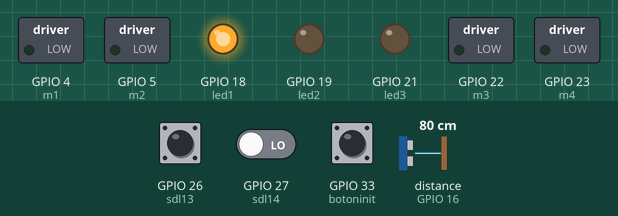
Simulated run of this sketch. Board: ESP32. Parts: switched loads named in the sketch (green lamp = pin HIGH), output pins drawn as LEDs (lit = HIGH). Dashed ring = blinking. The inputs (shaded band) are chosen by the test bench; at power-on: GPIO 33 (botoninit) LOW, GPIO 27 (sdl14) LOW, GPIO 26 (sdl13) HIGH, distance to the obstacle (sensor on GPIO 16) 80 cm. The echo pulse lasts 58.3 µs per cm; pins used as bus, display or sensor lines are not drawn.

Above: at 1.2 s.
1.3 s: GPIO 33 (botoninit) pulled HIGH for 0.15 s
At 1.55 s:
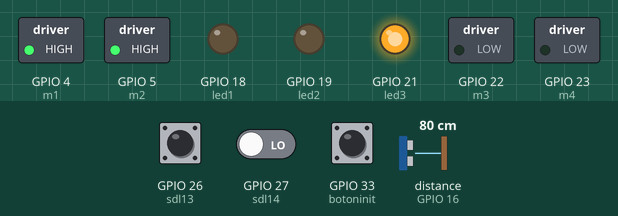
4.3 s: GPIO 27 (sdl14) driven HIGH
At 4.8 s:
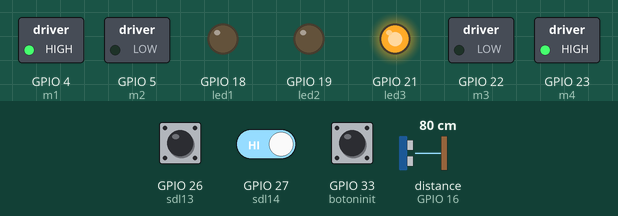
5.9 s: GPIO 27 (sdl14) driven LOW
At 6.05 s:
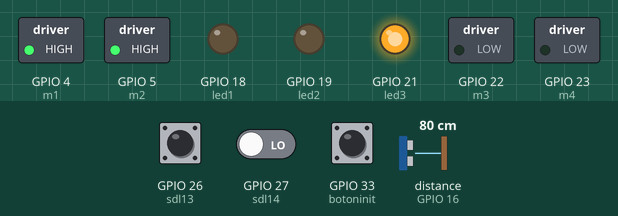
Timing chart, 0 to 14.9 s (numbered marks = the images above; inputs shaded):
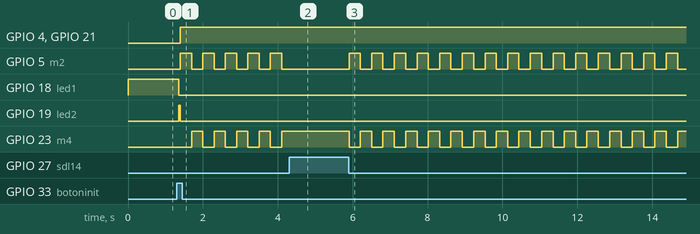

The sketch:

a.ino
```cpp
#include <Arduino.h>

// Pines
const int m1 = 4, m2 = 5, m3 = 22, m4 = 23; // L298N señales
const int sdl13 = 26, sdl14 = 27;  // Sensores de línea restantes
const int trigp = 17, echop = 16;
const int led1 = 18, led2 = 19, led3 = 21;
const int botoninit = 33;

float dis = 1000;
unsigned long startFightTime = 0; // Variables descriptivas para controlar el tiempo de pelea
bool fightEnabled = false;

enum State {
  WAITING,
  COUNTDOWN,
  EXPLOSIVE,
  SAFE_FIGHT
};
State robotState = WAITING;

// Funciones motores
void stopMotors(){
  digitalWrite(m1, LOW); digitalWrite(m2, LOW);
  digitalWrite(m3, LOW); digitalWrite(m4, LOW);
}

void forward(){
  digitalWrite(m1, LOW); digitalWrite(m2, LOW);
  digitalWrite(m3, HIGH); digitalWrite(m4, HIGH);
}

void backward(){
  digitalWrite(m1, HIGH); digitalWrite(m2, HIGH);
  digitalWrite(m3, LOW); digitalWrite(m4, LOW);
}

void turnRight(){
  digitalWrite(m1, HIGH); digitalWrite(m2, LOW);
  digitalWrite(m3, LOW);  digitalWrite(m4, HIGH);
}

void turnLeft(){
  digitalWrite(m1, LOW);  digitalWrite(m2, HIGH);
  digitalWrite(m3, HIGH); digitalWrite(m4, LOW);
}

// Función para leer los sensores de línea
bool checkLineSensor() {
  return (digitalRead(sdl13) == LOW || digitalRead(sdl14) == LOW);
}

// Función para leer el ultrasonido
float readUltrasonic() {
  digitalWrite(trigp, LOW);
  delayMicroseconds(2);
  digitalWrite(trigp, HIGH);
  delayMicroseconds(10);
  digitalWrite(trigp, LOW);

  unsigned long duration = pulseIn(echop, HIGH, 20000);
  if(duration > 0) return duration * 0.034 / 2;
  else return 200; // Si no se detecta nada
}

// Setup
void setup() {
  pinMode(m1, OUTPUT); pinMode(m2, OUTPUT);
  pinMode(m3, OUTPUT); pinMode(m4, OUTPUT);

  pinMode(sdl13, INPUT); pinMode(sdl14, INPUT);  // Sensores de línea
  pinMode(trigp, OUTPUT); pinMode(echop, INPUT);
  pinMode(led1, OUTPUT); pinMode(led2, OUTPUT); pinMode(led3, OUTPUT);
  pinMode(botoninit, INPUT);  // Botón de inicio

  Serial.begin(115200);  // Inicializa el puerto serial para depuración

  stopMotors();  // Detén los motores inicialmente
}

// Función para controlar el botón de inicio y las luces
void handleButtonAndLEDs() {
  if(digitalRead(botoninit) == HIGH && robotState == WAITING) {
    robotState = COUNTDOWN;
    digitalWrite(led1, HIGH); digitalWrite(led2, LOW); digitalWrite(led3, LOW);
    delay(50);
    digitalWrite(led1, LOW); digitalWrite(led2, HIGH);
    delay(50);

    fightEnabled = true;
    robotState = EXPLOSIVE;
    startFightTime = millis();
  }

  if(robotState == WAITING) {
    digitalWrite(led1, HIGH); digitalWrite(led2, LOW); digitalWrite(led3, LOW); // Rojo
  } else if(robotState == COUNTDOWN){
    digitalWrite(led1, LOW); digitalWrite(led2, HIGH); digitalWrite(led3, LOW); // Verde
  } else if(robotState == EXPLOSIVE || robotState == SAFE_FIGHT){
    digitalWrite(led1, LOW); digitalWrite(led2, LOW); digitalWrite(led3, HIGH); // Azul
  }
}

// Función para controlar el movimiento de acuerdo al estado de la pelea
void handleCombat() {
  if(!fightEnabled) {
    stopMotors();
    return;
  }

  if(robotState == EXPLOSIVE) {
    forward();
    if(millis() - startFightTime >= 2500) {
      robotState = SAFE_FIGHT;
    }
  } else if(robotState == SAFE_FIGHT) {
    dis = readUltrasonic();
    if(dis <= 30) {
      forward(); // Atacar
    } else {
      turnRight(); // Buscar al oponente
    }
  }
}

// Función para manejar los sensores de línea
void handleLineSensors() {
  if(checkLineSensor() && fightEnabled) {
    backward();
    delay(300);  // Retrocede 300ms
    turnRight();
    delay(300);  // Gira 300ms
  }
}

void loop() {
  handleButtonAndLEDs();  // Control del botón y LEDs
  handleCombat();         // Control del combate
  handleLineSensors();    // Control de los sensores de línea
}
```

Measured:
- after the input at 1.3 s, GPIO 4 (m1), GPIO 21 (led3): LOW → HIGH after 0.10 s; GPIO 5 (m2): alternates HIGH for 0.30 s and LOW for 0.30 s, starting after 0.10 s; GPIO 18 (led1): HIGH → LOW after 0.05 s; GPIO 19 (led2): LOW → HIGH after 0.05 s, → LOW 0.05 s later; GPIO 23 (m4): alternates HIGH for 0.30 s and LOW for 0.30 s, starting after 0.40 s
- after the input at 4.3 s, GPIO 5 (m2): stops changing and stays LOW; GPIO 23 (m4): stops changing and stays HIGH
- after the input at 5.9 s, GPIO 5 (m2): alternates HIGH for 0.30 s and LOW for 0.31 s, starting at once; GPIO 23 (m4): alternates HIGH for 0.31 s and LOW for 0.30 s, starting at once
